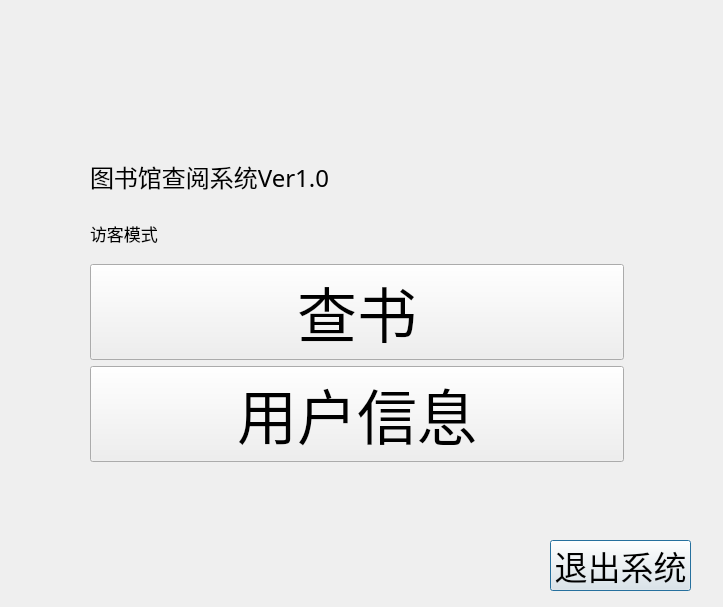
<?xml version="1.0" encoding="UTF-8"?>
<ui version="4.0">
 <class>Dialog</class>
 <widget class="QDialog" name="Dialog">
  <property name="geometry">
   <rect>
    <x>0</x>
    <y>0</y>
    <width>723</width>
    <height>607</height>
   </rect>
  </property>
  <property name="windowTitle">
   <string>Dialog</string>
  </property>
  <widget class="QPushButton" name="exit_button">
   <property name="geometry">
    <rect>
     <x>550</x>
     <y>540</y>
     <width>141</width>
     <height>51</height>
    </rect>
   </property>
   <property name="font">
    <font>
     <pointsize>25</pointsize>
    </font>
   </property>
   <property name="text">
    <string>退出系统</string>
   </property>
  </widget>
  <widget class="QWidget" name="layoutWidget">
   <property name="geometry">
    <rect>
     <x>90</x>
     <y>151</y>
     <width>534</width>
     <height>311</height>
    </rect>
   </property>
   <layout class="QVBoxLayout" name="verticalLayout_2">
    <item>
     <widget class="QLabel" name="label">
      <property name="font">
       <font>
        <family>汉仪文黑-85W</family>
        <pointsize>18</pointsize>
       </font>
      </property>
      <property name="text">
       <string>图书馆查阅系统Ver1.0</string>
      </property>
     </widget>
    </item>
    <item>
     <widget class="QLabel" name="label_2">
      <property name="font">
       <font>
        <pointsize>13</pointsize>
       </font>
      </property>
      <property name="text">
       <string>访客模式</string>
      </property>
     </widget>
    </item>
    <item>
     <layout class="QHBoxLayout" name="horizontalLayout">
      <item>
       <widget class="QPushButton" name="find_book_button">
        <property name="font">
         <font>
          <pointsize>45</pointsize>
         </font>
        </property>
        <property name="text">
         <string>查书</string>
        </property>
       </widget>
      </item>
     </layout>
    </item>
    <item>
     <layout class="QVBoxLayout" name="verticalLayout"/>
    </item>
    <item>
     <widget class="QPushButton" name="user_about_button">
      <property name="font">
       <font>
        <pointsize>45</pointsize>
       </font>
      </property>
      <property name="text">
       <string>用户信息</string>
      </property>
     </widget>
    </item>
   </layout>
  </widget>
 </widget>
 <resources/>
 <connections/>
</ui>
